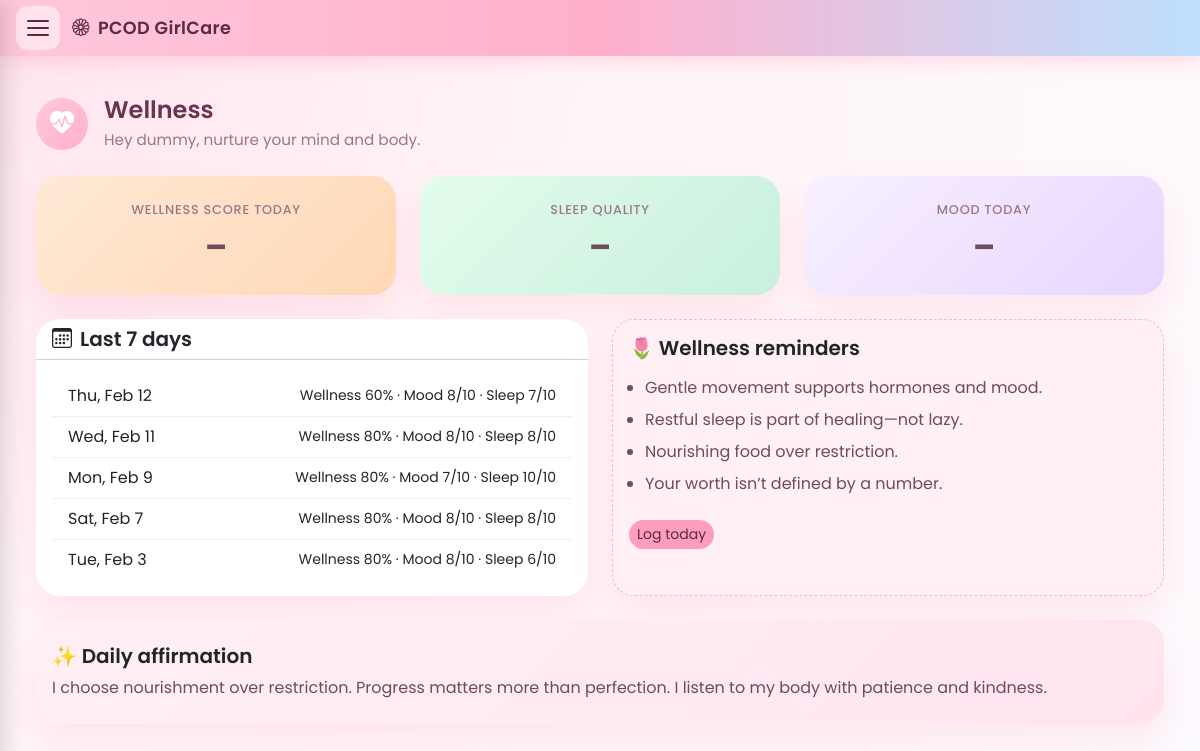
/wellness/ (signed in), run on an earlier commit of the app's database.
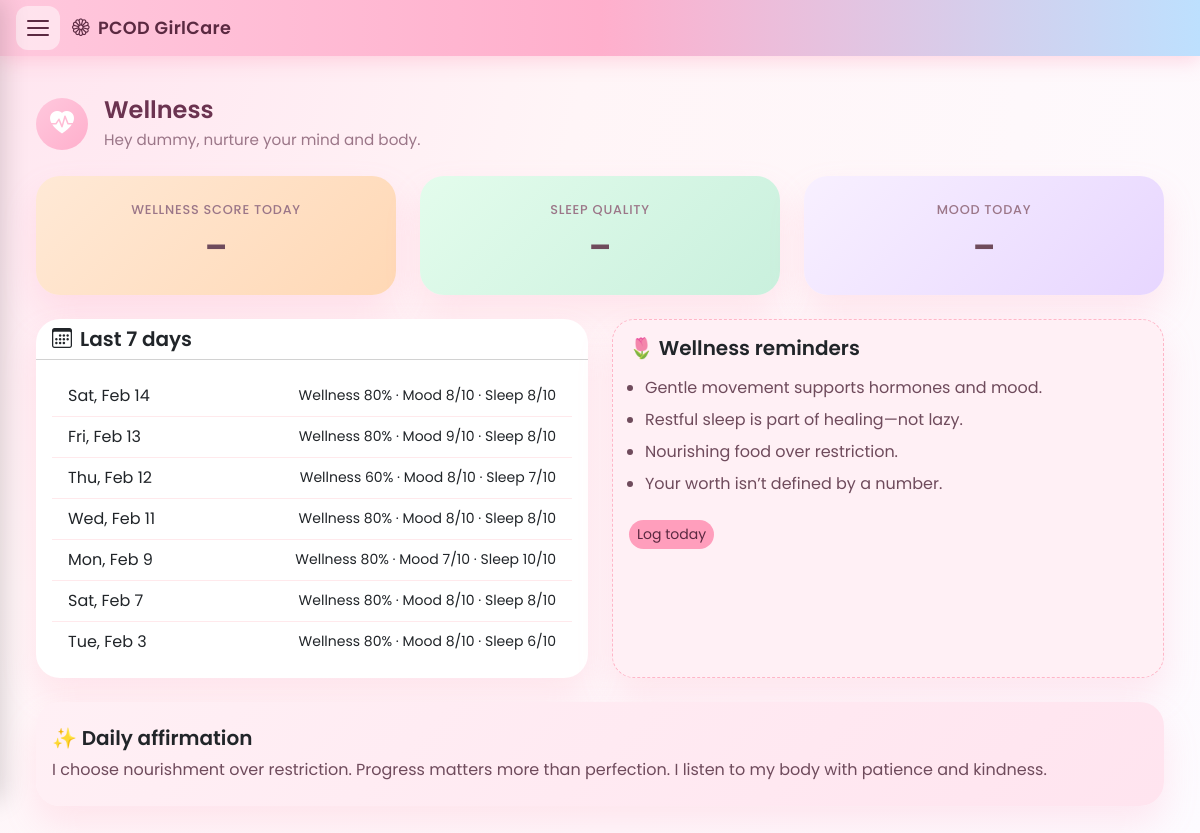
And on a later commit of the database.
### tracker/models.py (models this page shows, shortened)
class DailyLog(models.Model):
    user = models.ForeignKey(
        settings.AUTH_USER_MODEL,
        on_delete=models.CASCADE,
        related_name='daily_logs',
    )
    date = models.DateField(db_index=True)
    cycle_day = models.PositiveSmallIntegerField(null=True, blank=True)
    steps = models.PositiveIntegerField(null=True, blank=True, default=0)
    water_glasses = models.PositiveSmallIntegerField(null=True, blank=True, default=0)
    wellness_score = models.PositiveSmallIntegerField(null=True, blank=True)  # 0–100
    acne_level = models.PositiveSmallIntegerField(null=True, blank=True)
    fatigue_level = models.PositiveSmallIntegerField(null=True, blank=True)
    bloating_level = models.PositiveSmallIntegerField(null=True, blank=True)
    sleep_quality = models.PositiveSmallIntegerField(null=True, blank=True)
    weight_kg = models.DecimalField(max_digits=5, decimal_places=2, null=True, blank=True)
    mood = models.PositiveSmallIntegerField(null=True, blank=True)  # 1–10
    class Meta:
        constraints = [
            models.UniqueConstraint(fields=['user', 'date'], name='unique_user_date'),
        ]
        ordering = ['-date']

### tracker/views.py (the view)
# urls.py: path('wellness/', views.wellness, name='wellness'),
@login_required
def wellness(request):
    user = request.user
    today = timezone.localdate()
    today_log = DailyLog.objects.filter(user=user, date=today).first()
    last_7 = (
        DailyLog.objects.filter(user=user, date__lte=today)
        .order_by('-date')[:7]
    )
    wellness_score = today_log.wellness_score if today_log else None
    sleep_quality = today_log.sleep_quality if today_log else None
    mood = today_log.mood if today_log else None
    mood_label = _mood_label_for_agent(mood)
    wellness_days = [
        {'date': log.date, 'wellness': log.wellness_score, 'mood': log.mood, 'sleep': log.sleep_quality}
        for log in last_7
    ]
    context = {
        'username': user.username,
        'wellness_score': wellness_score,
        'sleep_quality': sleep_quality,
        'mood': mood,
        'mood_label': mood_label,
        'wellness_days': wellness_days,
        'gemini_configured': bool(getattr(settings, 'GEMINI_API_KEY', '').strip()),
    }
    return render(request, 'tracker/wellness.html', context)

### tracker/views.py (called while the page is built, shortened)
def _mood_label_for_agent(mood_value):
    if mood_value is None:
        return "not logged today"

### tracker/templates/tracker/wellness.html (shortened to what the changed rows need)
{% extends 'tracker/base_nav.html' %}
{% load static %}
{% block extra_css %}<link rel="stylesheet" href="{% static 'tracker/css/dashboard.css' %}"><link rel="stylesheet" href="{% static 'tracker/css/app-pages.css' %}">{% endblock %}
{% block content %}
<div class="container-fluid py-3 app-page">
    <div class="row mb-4">
        <div class="col">
            <div class="d-flex align-items-center gap-3">
                <div>
                    <h2 class="page-title">Wellness</h2>
                </div>
            </div>
        </div>
    </div>
    <div class="row g-4 mb-4">
        <div class="col-lg-6">
            <div class="card h-100">
                <div class="card-body">
                    {% if wellness_days %}
                    <ul class="list-group list-group-flush list-group-flush-soft">
                        {% for day in wellness_days %}
                        <li class="list-group-item d-flex justify-content-between align-items-center">
                            <span>{{ day.date|date:"D, M j" }}</span>
                            <span class="small">
                                {% if day.wellness is not None %}Wellness {{ day.wellness }}%{% endif %}
                                {% if day.mood is not None %} · Mood {{ day.mood }}/10{% endif %}
                                {% if day.sleep is not None %} · Sleep {{ day.sleep }}/10{% endif %}
                            </span>
                        </li>
                        {% endfor %}
                    </ul>
                    {% else %}
                    <p class="text-muted mb-0">Log on your <a href="{% url 'tracker:dashboard' %}">Dashboard</a> to see history here.</p>
                    {% endif %}
                </div>
            </div>
        </div>
    </div>
</div>
{% endblock %}

What changed in the data, as far as the page shows it:
added DailyLog: date "Sat, Feb 14"
added DailyLog: date "Fri, Feb 13"
Also different on the page:
new list line: "Wellness 80 % · Mood 8 /10 · Sleep 8 /10"
new list line: "Wellness 80 % · Mood 9 /10 · Sleep 8 /10"
